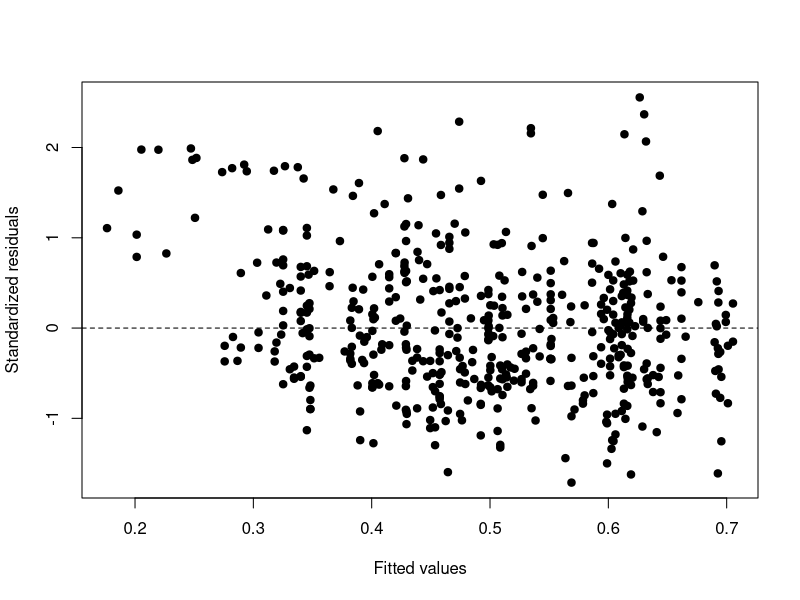
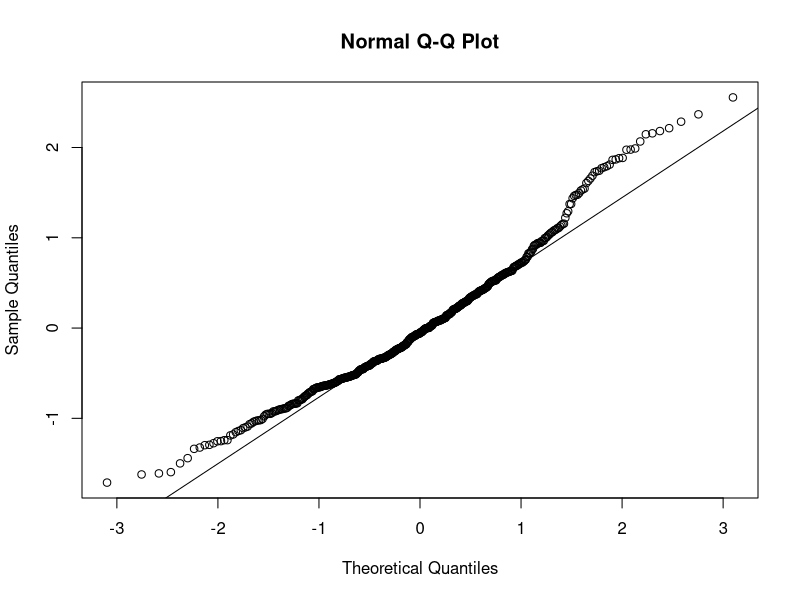
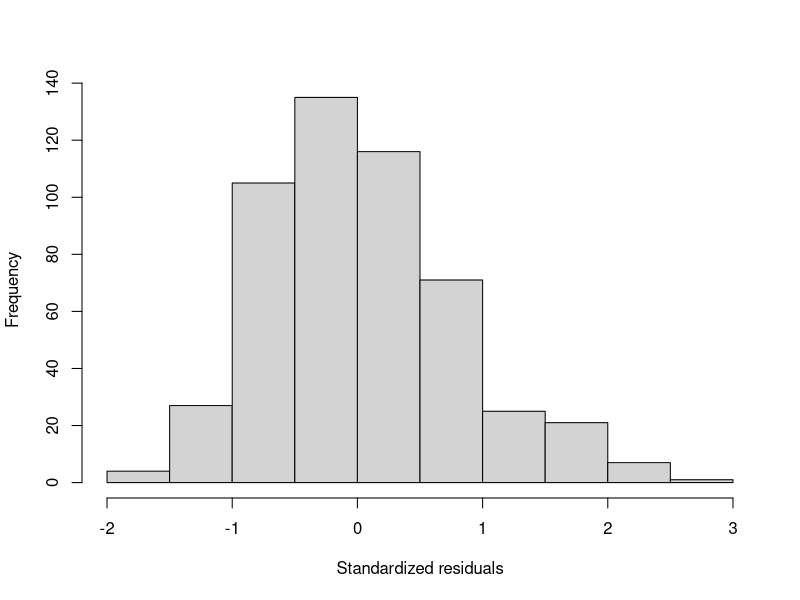
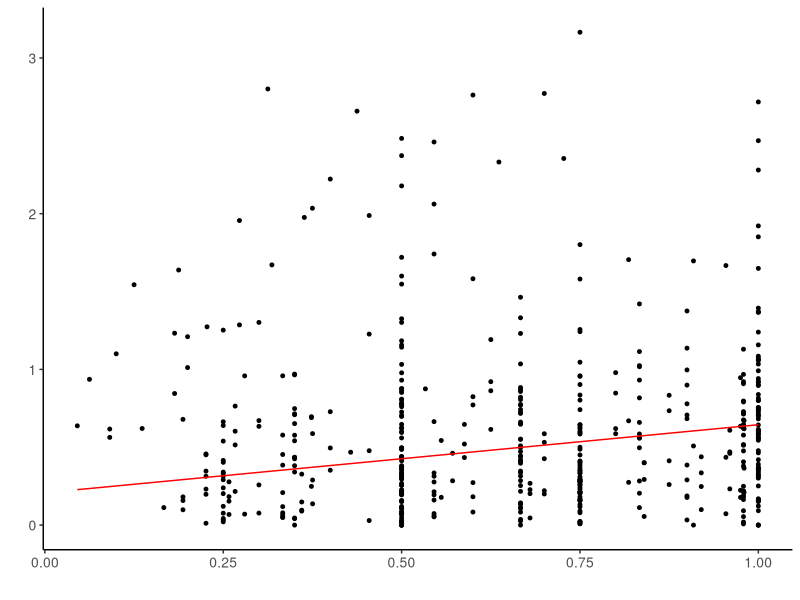
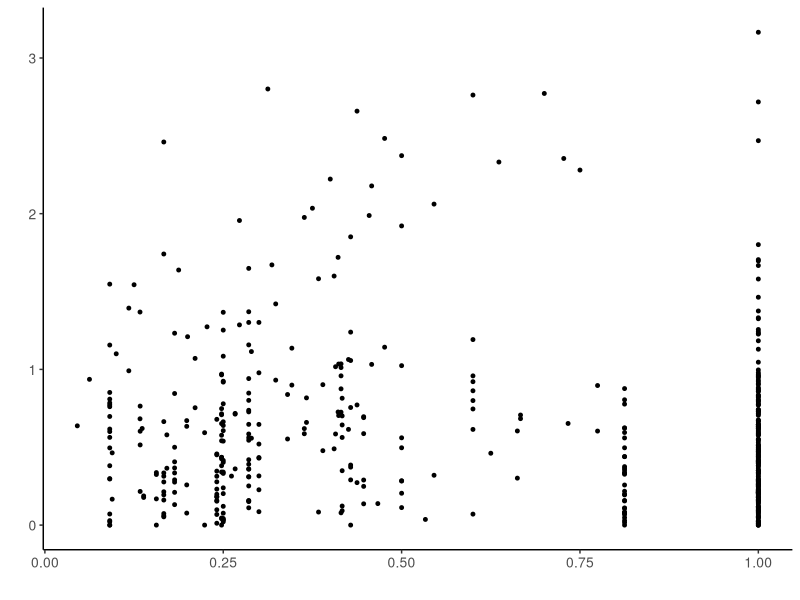
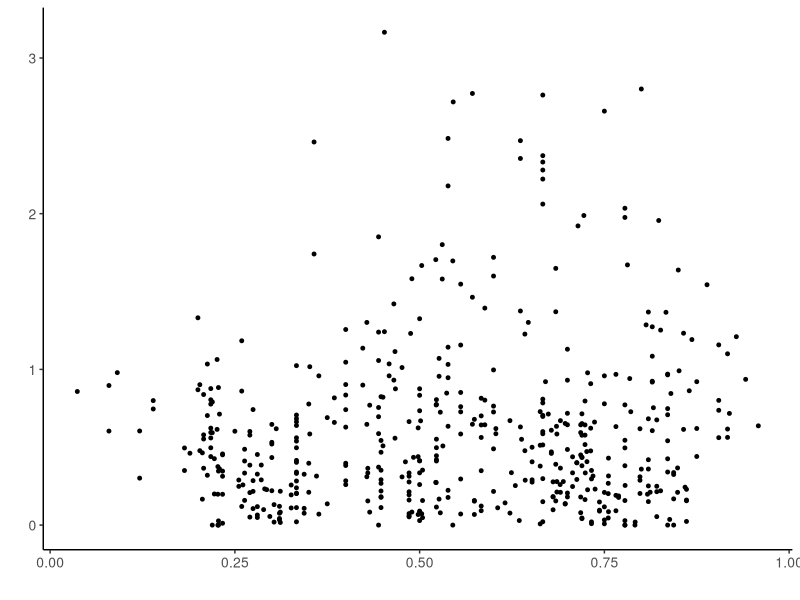
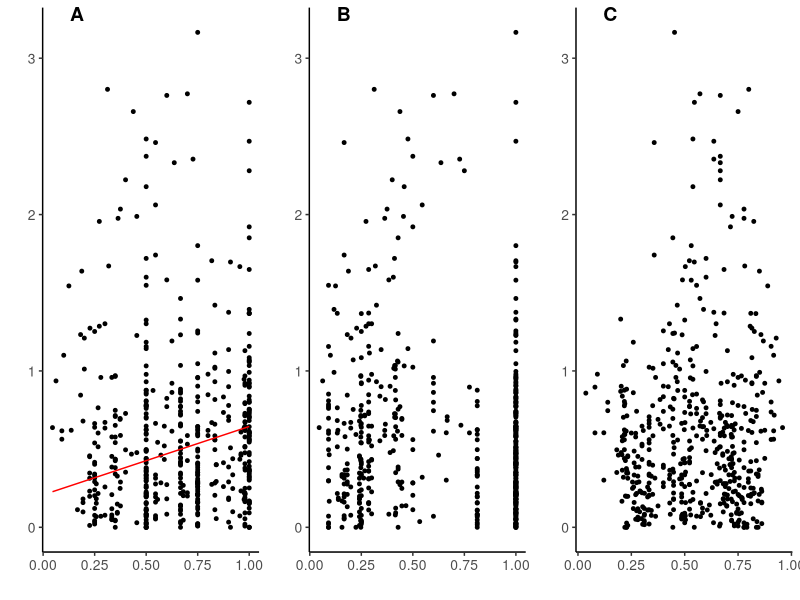
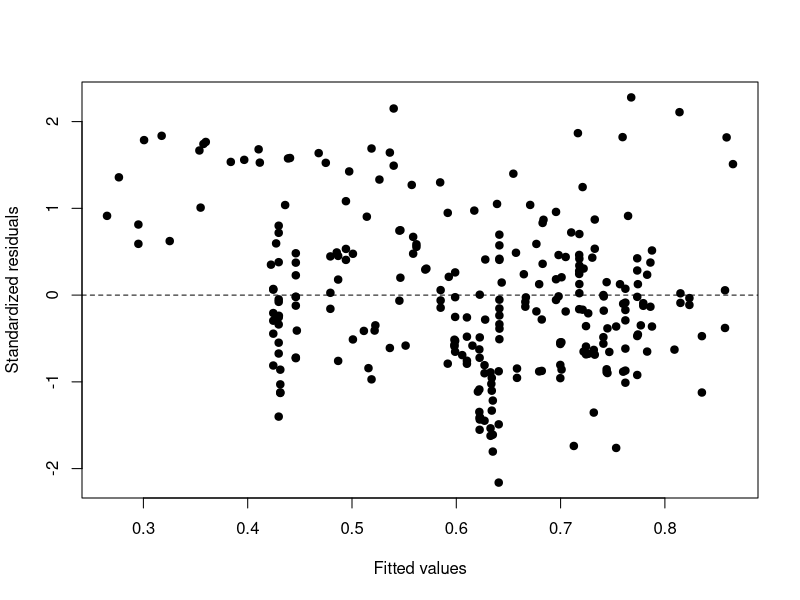

Here is the R script that generated these plots, in order:
#######################################################################
######## Meta-Analysis of Legacies of Nutritional Restriction ##########
#######################################################################

### Effects of environmental conditions (magnitude, duration, recovery) ###

#R version 4.0.3




#29 March 2021
#The following is the R file used to run meta-regressions related to the effect of environmental conditions (magnitude, duration, recovery) 
## on the absolute value of the effect size for the full dataset as well as for the Condition-only, Reproduction-only, and Insect-only analyses.
#This includes running the meta-regression as well as plotting the results.


#Data files needed: ####
#  Data extracted from literature:   Almeida_et_al_Data_Ecosphere_final.csv
#  Correlations between species for full dataset where magnitude, duration, and recovery were reported:   Almeida_et_al_Phylo_correlations_update_fulldataset_env.csv
#  Covariance matrix for shared controls for full dataset where magnitude, duration, and recovery were reported:   Almeida_et_al_covarianceCC_fulldataset_env.csv

#  Correlations between species for condition-only dataset where magnitude, duration, and recovery were reported:   Almeida_et_al_Phylo_correlations_update_conddata_env.csv
#  Covariance matrix for shared controls for condition-only dataset where magnitude, duration, and recovery were reported:   Almeida_et_al_covarianceCC_conddata_env.csv

#  Correlations between species for reproduction-only dataset where magnitude, duration, and recovery were reported:   Almeida_et_al_Phylo_correlations_update_reprodata_env.csv
#  Covariance matrix for shared controls for reproduction-only dataset where magnitude, duration, and recovery were reported:   Almeida_et_al_covarianceCC_reprodata_env.csv

#  Correlations between species for insect-only dataset where magnitude, duration, and recovery were reported:   Almeida_et_al_Phylo_correlations_update_insectdata_env.csv
#  Covariance matrix for shared controls for insect-only dataset where magnitude, duration, and recovery were reported:   Almeida_et_al_covarianceCC_insectdata_env.csv







#Libraries needed
library(tidyverse) #used to arranged and rearrange data
library(rstudioapi) #used to set working directory
library(metafor) #used for meta-regressions
library(ggpubr) #used to plot figures together in different pannels
library(cowplot) #used to plot figures together in different pannels




setwd(dirname(rstudioapi::getActiveDocumentContext()$path)) #sets working directory to the same location that this R script is saved in













# Read in data
meta = read.csv("Almeida_et_al_Data_Ecosphere_final.csv",sep=",",header=TRUE)
head(meta)

# name variables
nTrt = meta$nTrt
nCtrl = meta$nCtrl
CtrlResponse = meta$CtrlResponse
TrtResponse = meta$TrtResponse
TrtSD = meta$TrtSD
CtrlSD = meta$CtrlSD

Category = meta$Category
Sub.cat = meta$Sub_category
Sp.group = meta$Sp_group
age = meta$age_treated
sex = meta$sex
Trt.bad = meta$Trt.bad
magnitude = 1 - meta$Trt_magnitude #Subtracting the value in the dataframe by 1 allows for greater differences between treatment and control to be represented as a larger magnitude
duration = meta$Trt_duration
Direction = meta$LoH
Species = meta$Species
Species.no.phylo = meta$Species
Recovery = meta$Recovery

Study = (meta$Study)
same.trt = (meta$same_trt)
same.ctrl = meta$Shared.Control

ES.ID = as.character(meta$ES.ID)


#assigning names that fit with escalc - how Hedge's g will be calculated below
m1i <- vector(length = length(CtrlResponse))
m2i <- vector(length = length(TrtResponse))
sd1i <- vector(length = length(CtrlResponse))
sd2i <- vector(length = length(TrtResponse))
n1i <- vector(length = length(CtrlResponse))
n2i <- vector(length = length(TrtResponse))


# Adjust for studies in which the lower value is more advantageous
for (i in 1:length(CtrlResponse)) {
  if(Direction[i] == "higher") {
    m1i[i] = TrtResponse[i]
  } else {
    m1i[i] = CtrlResponse[i]
    }
}

for (i in 1:length(CtrlResponse)) {
  if(Direction[i] == "higher") {
    m2i[i] = CtrlResponse[i]
  } else {
    m2i[i] = TrtResponse[i]
  }
}


for (i in 1:length(CtrlResponse)) {
  if(Direction[i] == "higher") {
    sd1i[i] = TrtSD[i]
  } else {
    sd1i[i] = CtrlSD[i]
  }
}

for (i in 1:length(CtrlResponse)) {
  if(Direction[i] == "higher") {
    sd2i[i] = CtrlSD[i]
  } else {
    sd2i[i] = TrtSD[i]
  }
}


for (i in 1:length(CtrlResponse)) {
  if(Direction[i] == "higher") {
    n1i[i] = nTrt[i]
  } else {
    n1i[i] = nCtrl[i]
  }
}

for (i in 1:length(CtrlResponse)) {
  if(Direction[i] == "higher") {
    n2i[i] = nCtrl[i]
  } else {
    n2i[i] = nTrt[i]
  }
}





#####################################################################################################################################################
################################################# Calculating Hedge's g & creating relevant matrices ################################################
#####################################################################################################################################################


All.data <- data.frame(Category, age, sex, magnitude, duration, Recovery, Sub.cat, same.trt, same.ctrl, Study, Species, Species.no.phylo, ES.ID, Sp.group, m1i, m2i, sd1i, sd2i, n1i, n2i, nCtrl)


Cond.only <- filter(All.data, Category == "Condition")
Rep.only <- filter(All.data, Category == "Reproduction")

Insect.only <- filter(All.data, Sp.group == "Insect")





#*************************************************************************************************************
# Calculate Hedge's g effect size for full dataset ####
#*************************************************************************************************************

hg <- escalc(measure = "SMD", m1i = m1i, m2i = m2i, sd1i = sd1i, sd2i = sd2i, n1i = n1i, n2i = n2i, slab = Study)

All.data.ES <- All.data %>%
  mutate(yi = hg$yi) %>%
  mutate(vi = hg$vi)

#write.csv(All.data.ES, "Cov_Common_Control.csv", row.names = FALSE)

#*************************************************************************************************************


#*************************************************************************************************************
# Calculate Hedge's g effect size for Condition dataset ####
#*************************************************************************************************************

hg.cond <- escalc(measure = "SMD", m1i = m1i, m2i = m2i, sd1i = sd1i, sd2i = sd2i, n1i = n1i, n2i = n2i, slab = Study, data = Cond.only)

Cond.data.ES <- Cond.only %>%
  mutate(yi = hg.cond$yi) %>%
  mutate(vi = hg.cond$vi)

#write.csv(All.data.ES, "Cov_Common_Control.csv", row.names = FALSE)

#*************************************************************************************************************


#*************************************************************************************************************
# Calculate Hedge's g effect size for Reproduction dataset ####
#*************************************************************************************************************

hg.repro <- escalc(measure = "SMD", m1i = m1i, m2i = m2i, sd1i = sd1i, sd2i = sd2i, n1i = n1i, n2i = n2i, slab = Study, data = Rep.only)

Repro.data.ES <- Rep.only %>%
  mutate(yi = hg.repro$yi) %>%
  mutate(vi = hg.repro$vi)

#write.csv(All.data.ES, "Cov_Common_Control.csv", row.names = FALSE)

#*************************************************************************************************************


#*************************************************************************************************************
# Calculate Hedge's g effect size for Insect dataset ####
#*************************************************************************************************************

hg.insect <- escalc(measure = "SMD", m1i = m1i, m2i = m2i, sd1i = sd1i, sd2i = sd2i, n1i = n1i, n2i = n2i, slab = Study, data = Insect.only)

Insect.data.ES <- Insect.only %>%
  mutate(yi = hg.insect$yi) %>%
  mutate(vi = hg.insect$vi)

#write.csv(All.data.ES, "Cov_Common_Control.csv", row.names = FALSE)

#*************************************************************************************************************











#*************************************************************************************************************
# Add matricies with phylogenetic correlations, common control variance-covariance, and multiple responses correlations ####
#*************************************************************************************************************

#----------------- Full dataset ----------------

#dataframe with only values that have magnitude, duration, and recovery reported
env_data_full <- All.data.ES %>%
  filter(!is.na(magnitude)) %>%
  filter(!is.na(duration)) %>%
  filter(!is.na(Recovery))

#correlation matrix specific to species included in the magnitude dataframe
corMat.env <- read.csv("Almeida_et_al_Phylo_correlations_update_fulldataset_env.csv",sep=",",header=TRUE, row.names = 1)

#Input variance-covariance matrix describing covariance between treatments that share a common control
cov.cc.env = read.csv("Almeida_et_al_covarianceCC_fulldataset_env.csv",sep=",",header=FALSE)
diag(cov.cc.env) = env_data_full$vi

#Create correlation matrix for assumption that all responses that come from the same treatment (multiple responses) are correlated at 0.5
mult.resp.env <- matrix(data = 0, nrow = length(env_data_full$ES.ID), ncol = length(env_data_full$ES.ID))

for (i in 1:length(env_data_full$ES.ID)) {
  for (j in 1: length(env_data_full$ES.ID)) {
    if (env_data_full$same.trt[i] == env_data_full$same.trt[j]) {
      mult.resp.env[i, j] = 0.5
    } 
  }
}

colnames(mult.resp.env) = env_data_full$ES.ID
row.names(mult.resp.env) = env_data_full$ES.ID

diag(mult.resp.env) <- c(rep(1, length(env_data_full$yi)))



#----------------- Condition dataset ----------------
#dataframe with only values that have magnitude, duration, and recovery reported
env_data_cond <- Cond.data.ES %>%
  filter(!is.na(magnitude)) %>%
  filter(!is.na(duration)) %>%
  filter(!is.na(Recovery))

#correlation matrix specific to species included in the magnitude dataframe
corMat.condenv <- read.csv("Almeida_et_al_Phylo_correlations_update_conddata_env.csv",sep=",",header=TRUE, row.names = 1)

#Input variance-covariance matrix describing covariance between treatments that share a common control
cov.cc.condenv = read.csv("Almeida_et_al_covarianceCC_conddata_env.csv",sep=",",header=FALSE)
diag(cov.cc.condenv) = env_data_cond$vi

#Create correlation matrix for assumption that all responses that come from the same treatment (multiple responses) are correlated at 0.5
mult.resp.condenv <- matrix(data = 0, nrow = length(env_data_cond$ES.ID), ncol = length(env_data_cond$ES.ID))

for (i in 1:length(env_data_cond$ES.ID)) {
  for (j in 1: length(env_data_cond$ES.ID)) {
    if (env_data_cond$same.trt[i] == env_data_cond$same.trt[j]) {
      mult.resp.condenv[i, j] = 0.5
    } 
  }
}

colnames(mult.resp.condenv) = env_data_cond$ES.ID
row.names(mult.resp.condenv) = env_data_cond$ES.ID

diag(mult.resp.condenv) <- c(rep(1, length(env_data_cond$yi)))




#----------------- Reproduction dataset ----------------
#dataframe with only values that have magnitude, duration, and recovery reported
env_data_repro <- Repro.data.ES %>%
  filter(!is.na(magnitude)) %>%
  filter(!is.na(duration)) %>%
  filter(!is.na(Recovery))

#correlation matrix specific to species included in the magnitude dataframe
corMat.repenv <- read.csv("Almeida_et_al_Phylo_correlations_update_reprodata_env.csv",sep=",",header=TRUE, row.names = 1)

#Input variance-covariance matrix describing covariance between treatments that share a common control
cov.cc.repenv = read.csv("Almeida_et_al_covarianceCC_reprodata_env.csv",sep=",",header=FALSE)
diag(cov.cc.repenv) = env_data_repro$vi

#Create correlation matrix for assumption that all responses that come from the same treatment (multiple responses) are correlated at 0.5
mult.resp.repenv <- matrix(data = 0, nrow = length(env_data_repro$ES.ID), ncol = length(env_data_repro$ES.ID))

for (i in 1:length(env_data_repro$ES.ID)) {
  for (j in 1: length(env_data_repro$ES.ID)) {
    if (env_data_repro$same.trt[i] == env_data_repro$same.trt[j]) {
      mult.resp.repenv[i, j] = 0.5
    } 
  }
}

colnames(mult.resp.repenv) = env_data_repro$ES.ID
row.names(mult.resp.repenv) = env_data_repro$ES.ID

diag(mult.resp.repenv) <- c(rep(1, length(env_data_repro$yi)))



#----------------- Insect dataset ----------------
#dataframe with only values that have magnitude, duration, and recovery reported
env_data_insect <- Insect.data.ES %>%
  filter(!is.na(magnitude)) %>%
  filter(!is.na(duration)) %>%
  filter(!is.na(Recovery))

#correlation matrix specific to species included in the magnitude dataframe
corMat.insectenv <- read.csv("Almeida_et_al_Phylo_correlations_update_insectdata_env.csv",sep=",",header=TRUE, row.names = 1)

#Input variance-covariance matrix describing covariance between treatments that share a common control
cov.cc.insectenv = read.csv("Almeida_et_al_covarianceCC_insectdata_env.csv",sep=",",header=FALSE)
diag(cov.cc.insectenv) = env_data_insect$vi

#Create correlation matrix for assumption that all responses that come from the same treatment (multiple responses) are correlated at 0.5
mult.resp.insectenv <- matrix(data = 0, nrow = length(env_data_insect$ES.ID), ncol = length(env_data_insect$ES.ID))

for (i in 1:length(env_data_insect$ES.ID)) {
  for (j in 1: length(env_data_insect$ES.ID)) {
    if (env_data_insect$same.trt[i] == env_data_insect$same.trt[j]) {
      mult.resp.insectenv[i, j] = 0.5
    } 
  }
}

colnames(mult.resp.insectenv) = env_data_insect$ES.ID
row.names(mult.resp.insectenv) = env_data_insect$ES.ID

diag(mult.resp.insectenv) <- c(rep(1, length(env_data_insect$yi)))




#####################################################################################################################################################





























#########################################################################################################################
############################################## Full dataset analyses ####################################################
#########################################################################################################################


############# Examining continuous moderators (characteristics of the stressful environment) on absolute value of latent effect ###############






library(car)


# --------- Model --------

# env_full <- rma.mv(abs(yi) ~ logit(magnitude) + logit(duration) + logit(Recovery), cov.cc.env,
#                    random = c(list(~ 1 | Study, ~ 1 | Species, ~ 1 | Species.no.phylo, ~ 1 | ES.ID)), R = list(Species = corMat.env, ES.ID = mult.resp.env), Rscale = 0, data = env_data_full, method = "REML")
# summary(env_full)

env_full <- rma.mv(log(abs(yi) + 1) ~ magnitude + duration + Recovery, cov.cc.env,
                   random = c(list(~ 1 | Study, ~ 1 | Species, ~ 1 | Species.no.phylo, ~ 1 | ES.ID)), R = list(Species = corMat.env, ES.ID = mult.resp.env), Rscale = 0, data = env_data_full, method = "REML")
summary(env_full)



#Magnitude is significant
# Mag: estimate = 0.44, p = 0.0003
# Dur: estimate = -0.01, p = 0.919
# Rec: estimate = -0.13, p = 0.267


#fitted vs. residual values
plot(fitted(env_full), rstandard(env_full)$z, pch=19, xlab = "Fitted values", ylab = "Standardized residuals")
abline(h = 0, lty = 2)
qqnorm(rstandard(env_full)$z)
qqline(rstandard(env_full)$z)
hist(rstandard(env_full)$z, xlab = "Standardized residuals", ylab = "Frequency", main = NULL)
























#***************************************************************************** Figure 2b, C, S1.6a ********************************************************************************************




x11()
figenv1a <- ggplot() +
  geom_point(aes(x = magnitude, y = log(abs(yi) + 1)), env_data_full, size = 1) +
  geom_smooth(aes(x = magnitude, y = unlist(predict(env_full)$pred)), env_data_full, method = "lm", se = FALSE, size = 0.5, color = "red") + 
  xlab("") +
  ylab("") +
  theme_classic() +
  theme(axis.text = element_text(size = 10), axis.title = element_text(size = 12), legend.title = element_text(size = 12), legend.text = element_text(size = 10))

figenv1a




x11()
figenv1b <- ggplot() +
  geom_point(aes(x = duration, y = log(abs(yi) + 1)), env_data_full, size = 1) +
  #geom_smooth(aes(x = duration, y = unlist(predict(env_full)$pred)), env_data_full, method = "lm", se = FALSE, size = 0.5, color = "red") + 
  xlab("") +
  ylab("") +
  theme_classic() +
  theme(axis.text = element_text(size = 10), axis.title = element_text(size = 12), legend.title = element_text(size = 12), legend.text = element_text(size = 10))

figenv1b





x11()
figenv1c <- ggplot() +
  geom_point(aes(x = Recovery, y = log(abs(yi) + 1)), env_data_full, size = 1) +
  #geom_smooth(aes(x = Recovery, y = unlist(predict(env_full)$pred)), env_data_full, method = "lm", se = FALSE, size = 0.5, color = "red") + 
  xlab("") +
  ylab("") +
  theme_classic() +
  theme(axis.text = element_text(size = 10), axis.title = element_text(size = 12), legend.title = element_text(size = 12), legend.text = element_text(size = 10))

figenv1c




#************************************************************************************************************************************************************************************







#------------------------------------------ Plotting the 3 together---------------------------------------------

library(ggpubr)
library(cowplot)


x11()
figureenv1 <- ggarrange(figenv1a, figenv1b, figenv1c, nrow = 1, ncol = 3, labels = c("A", "B", "C"), hjust = -5) 

figureenv1

# 
# ggsave("Figure_env_full.tif", plot = last_plot(), device = "tiff",
#        width = 6.5, height = 3.5, units = "in", dpi = 300)


















#####################################################################################################################################################
############################################################ Within categories of responses #########################################################
#####################################################################################################################################################










####################################################### Condition-only ####################################################################











############# Examining continuous moderators (characteristics of the stressful environment) on absolute value of latent effect ###############






# -------- Model --------


env_cond <- rma.mv(log(abs(yi) + 1) ~ magnitude + duration + Recovery, cov.cc.condenv,
                   random = c(list(~ 1 | Study, ~ 1 | Species, ~ 1 | Species.no.phylo, ~ 1 | ES.ID)), R = list(Species = corMat.condenv, ES.ID = mult.resp.condenv), Rscale = 0, data = env_data_cond, method = "REML")
summary(env_cond)


#Magnitude is significant
# Mag: estimate = 0.43, p = 0.031
# Dur: estimate = 0.17, p = 0.257
# Rec: estimate = -0.07, p = 0.753



#fitted vs. residual values
plot(fitted(env_cond), rstandard(env_cond)$z, pch=19, xlab = "Fitted values", ylab = "Standardized residuals")
abline(h = 0, lty = 2)
qqnorm(rstandard(env_cond)$z)
qqline(rstandard(env_cond)$z)
hist(rstandard(env_cond)$z, xlab = "Standardized residuals", ylab = "Frequency", main = NULL)





















#***************************************************************************** Figure 2b, C, S1.6a ********************************************************************************************



x11()
figenv2a <- ggplot() +
  geom_point(aes(x = magnitude, y = log(abs(yi) + 1)), env_data_cond, size = 1) +
  geom_smooth(aes(x = magnitude, y = unlist(predict(env_cond)$pred)), env_data_cond, method = "lm", se = FALSE, size = 0.5, color = "red") + 
  xlab("") +
  ylab("log + 1 transformed\n|Standardized Mean Difference|") +
  theme_classic() +
  theme(axis.text = element_text(size = 10), axis.title = element_text(size = 12), legend.title = element_text(size = 12), legend.text = element_text(size = 10))

figenv2a




x11()
figenv2b <- ggplot() +
  geom_point(aes(x = duration, y = log(abs(yi) + 1)), env_data_cond, size = 1) +
  #geom_smooth(aes(x = duration, y = unlist(predict(env_cond)$pred)), env_data_cond, method = "lm", se = FALSE, size = 0.5, color = "red") + 
  xlab("") +
  ylab("") +
  theme_classic() +
  theme(axis.text = element_text(size = 10), axis.title = element_text(size = 12), legend.title = element_text(size = 12), legend.text = element_text(size = 10))

figenv2b





x11()
figenv2c <- ggplot() +
  geom_point(aes(x = Recovery, y = log(abs(yi) + 1)), env_data_cond, size = 1) +
  #geom_smooth(aes(x = Recovery, y = unlist(predict(env_cond)$pred)), env_data_cond, method = "lm", se = FALSE, size = 0.5, color = "red") + 
  xlab("") +
  ylab("") +
  theme_classic() +
  theme(axis.text = element_text(size = 10), axis.title = element_text(size = 12), legend.title = element_text(size = 12), legend.text = element_text(size = 10))

figenv2c




#************************************************************************************************************************************************************************************







#------------------------------------------ Plotting the 3 together---------------------------------------------

library(ggpubr)
library(cowplot)


x11()
figureenv2 <- ggarrange(figenv2a, figenv2b, figenv2c, nrow = 1, ncol = 3, labels = c("D", "E", "F"), hjust = -5) 

figureenv2


# ggsave("Figure_env_cond.tif", plot = last_plot(), device = "tiff",
#        width = 6.5, height = 3.5, units = "in", dpi = 300)





































####################################################### Reproduction-only #######################################################







############# Examining continuous moderators (characteristics of the stressful environment) on absolute value of latent effect ###############







# ------- Model ------

env_repro <- rma.mv(log(abs(yi) + 1) ~ magnitude + duration + Recovery, cov.cc.repenv,
                   random = c(list(~ 1 | Study, ~ 1 | Species, ~ 1 | Species.no.phylo, ~ 1 | ES.ID)), R = list(Species = corMat.repenv, ES.ID = mult.resp.repenv), Rscale = 0, data = env_data_repro, method = "REML")
summary(env_repro)

#Magnitude is the only significant factor (estimate = 0.48, p = 0.011)




#fitted vs. residual values
plot(fitted(env_repro), rstandard(env_repro)$z, pch=19, xlab = "Fitted values", ylab = "Standardized residuals")
abline(h = 0, lty = 2)
qqnorm(rstandard(env_repro)$z)
qqline(rstandard(env_repro)$z)
hist(rstandard(env_repro)$z, xlab = "Standardized residuals", ylab = "Frequency", main = NULL)


























#***************************************************************************** Figure 2b, C, S1.6a ********************************************************************************************



x11()
figenv3a <- ggplot() +
  geom_point(aes(x = magnitude, y = log(abs(yi) + 1)), env_data_repro, size = 1) +
  geom_smooth(aes(x = magnitude, y = unlist(predict(env_repro)$pred)), env_data_repro, method = "lm", se = FALSE, size = 0.5, color = "red") + 
  xlab("Magnitude") +
  ylab("") +
  theme_classic() +
  theme(axis.text = element_text(size = 10), axis.title = element_text(size = 12), legend.title = element_text(size = 12), legend.text = element_text(size = 10))

figenv3a




x11()
figenv3b <- ggplot() +
  geom_point(aes(x = duration, y = log(abs(yi) + 1)), env_data_repro, size = 1) +
  #geom_smooth(aes(x = duration, y = unlist(predict(env_repro)$pred)), env_data_repro, method = "lm", size = 0.5) + 
  xlab("Duration") +
  ylab("") +
  theme_classic() +
  theme(axis.text = element_text(size = 10), axis.title = element_text(size = 12), legend.title = element_text(size = 12), legend.text = element_text(size = 10))

figenv3b





x11()
figenv3c <- ggplot() +
  geom_point(aes(x = Recovery, y = log(abs(yi) + 1)), env_data_repro, size = 1) +
  #geom_smooth(aes(x = Recovery, y = unlist(predict(env_repro)$pred)), env_data_repro, method = "lm", size = 0.5) + 
  xlab("Recovery") +
  ylab("") +
  theme_classic() +
  theme(axis.text = element_text(size = 10), axis.title = element_text(size = 12), legend.title = element_text(size = 12), legend.text = element_text(size = 10))

figenv3c





#************************************************************************************************************************************************************************************







#------------------------------------------ Plotting the 3 together---------------------------------------------

library(ggpubr)
library(cowplot)


x11()
figureenv3 <- ggarrange(figenv3a, figenv3b, figenv3c, nrow = 1, ncol = 3, labels = c("G", "H", "I"), hjust = c(-4, -4, -10) )

figureenv3


# ggsave("Figure_env_repro.tif", plot = last_plot(), device = "tiff",
#        width = 6.5, height = 3.5, units = "in", dpi = 300)





















































####################################################### Insect-only ####################################################################





############# Examining continuous moderators (characteristics of the stressful environment) on absolute value of latent effect ###############





# -------- Model --------


env_insect <- rma.mv(log(abs(yi) + 1) ~ magnitude + duration + Recovery, cov.cc.insectenv,
                   random = c(list(~ 1 | Study, ~ 1 | Species, ~ 1 | Species.no.phylo, ~ 1 | ES.ID)), R = list(Species = corMat.insectenv, ES.ID = mult.resp.insectenv), Rscale = 0, data = env_data_insect, method = "REML")
summary(env_insect)

#Magnitude is the only significant factor (estimate = 1.06, p = 0.02)




#fitted vs. residual values
plot(fitted(env_insect), rstandard(env_insect)$z, pch=19, xlab = "Fitted values", ylab = "Standardized residuals")
abline(h = 0, lty = 2)
qqnorm(rstandard(env_insect)$z)
qqline(rstandard(env_insect)$z)
hist(rstandard(env_insect)$z, xlab = "Standardized residuals", ylab = "Frequency", main = NULL)
















#***************************************************************************** Figure 2b, C, S1.6a ********************************************************************************************



x11()
figenv4a <- ggplot() +
  geom_point(aes(x = magnitude, y = log(abs(yi) + 1)), env_data_insect, size = 1) +
  geom_smooth(aes(x = magnitude, y = unlist(predict(env_insect)$pred)), env_data_insect, method = "lm", size = 0.5) + 
  xlab("Magnitude") +
  ylab("log + 1 transformed\n|Standardized Mean Difference|") +
  theme_classic() +
  theme(axis.text = element_text(size = 10), axis.title = element_text(size = 12), legend.title = element_text(size = 12), legend.text = element_text(size = 10))

figenv4a




x11()
figenv4b <- ggplot() +
  geom_point(aes(x = duration, y = log(abs(yi) + 1)), env_data_insect, size = 1) +
  #geom_smooth(aes(x = duration, y = unlist(predict(env_insect)$pred)), env_data_insect, method = "lm", size = 0.5) + 
  xlab("Duration") +
  ylab("") +
  theme_classic() +
  theme(axis.text = element_text(size = 10), axis.title = element_text(size = 12), legend.title = element_text(size = 12), legend.text = element_text(size = 10))

figenv4b





x11()
figenv4c <- ggplot() +
  geom_point(aes(x = Recovery, y = log(abs(yi) + 1)), env_data_insect, size = 1) +
  #geom_smooth(aes(x = Recovery, y = unlist(predict(env_insect)$pred)), env_data_insect, method = "lm", size = 0.5) + 
  xlab("Recovery") +
  ylab("") +
  theme_classic() +
  theme(axis.text = element_text(size = 10), axis.title = element_text(size = 12), legend.title = element_text(size = 12), legend.text = element_text(size = 10))

figenv4c




#************************************************************************************************************************************************************************************







#------------------------------------------ Plotting the 3 together---------------------------------------------


x11()
figureenv4 <- ggarrange(figenv4a, figenv4b, figenv4c, nrow = 1, ncol = 3, labels = c("A", "B", "C"), hjust = c(-6, -5, -6) )

figureenv4


# ggsave("Figure_env_insect2.tif", plot = last_plot(), device = "tiff",
#        width = 6.5, height = 3.5, units = "in", dpi = 300)




























#################################### Plotting all together #####################################


x11()
figureenv <- ggarrange(figureenv1, figureenv2, figureenv3, nrow = 3, ncol = 1)

figureenv




# ggsave("Figure_env_main3.tif", plot = last_plot(), device = "tiff",
#        width = 165, height = 171, units = "mm", dpi = 300)


 
